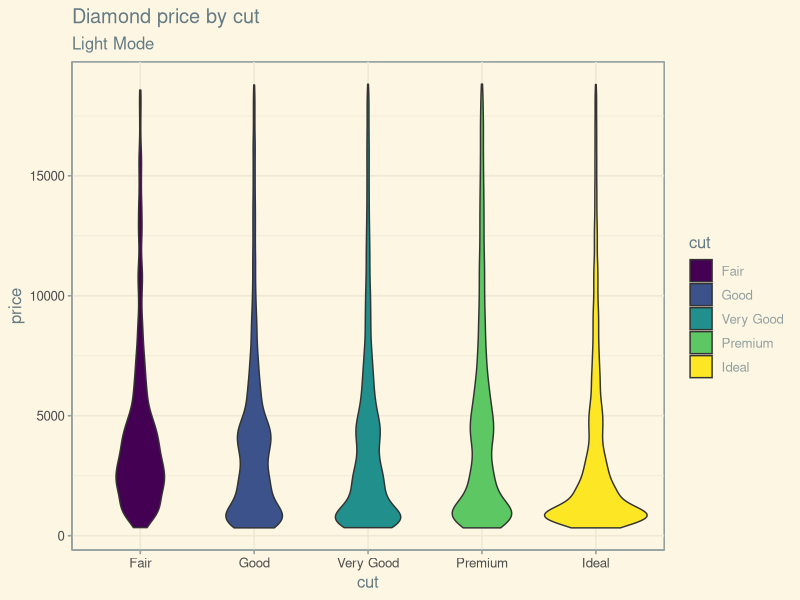
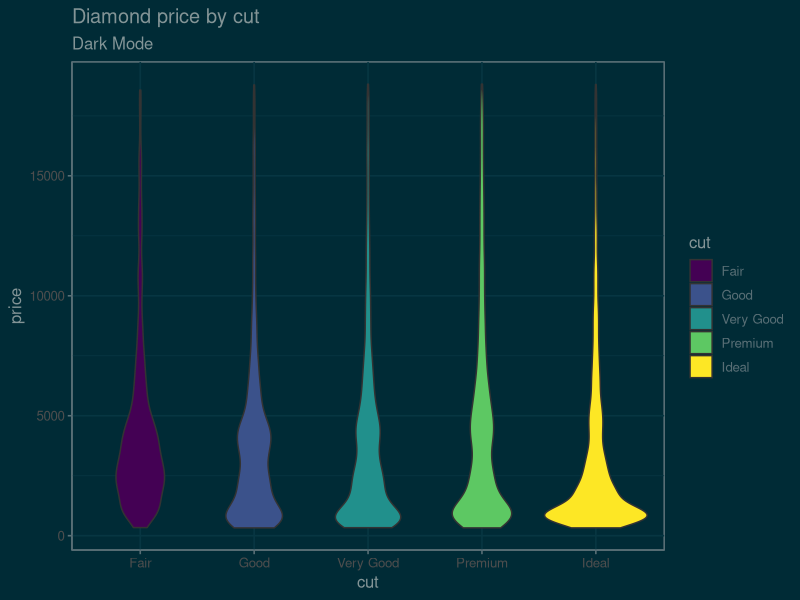
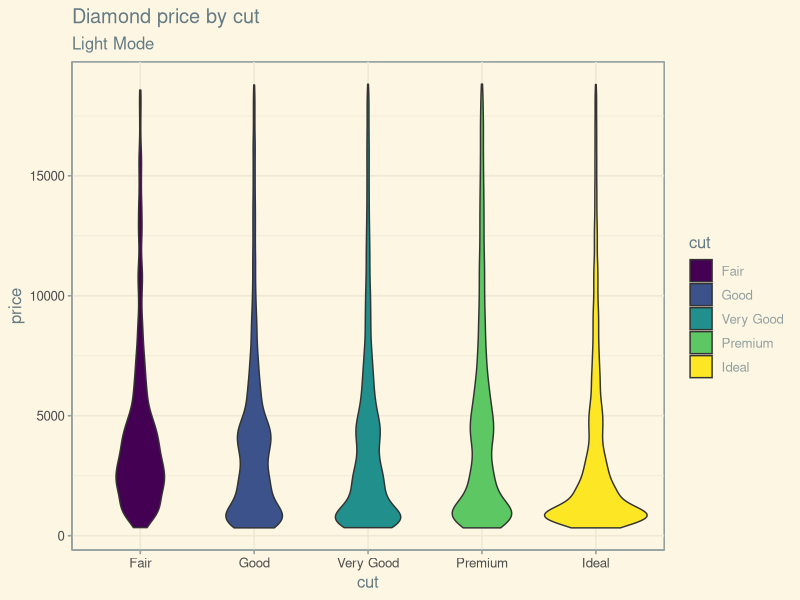
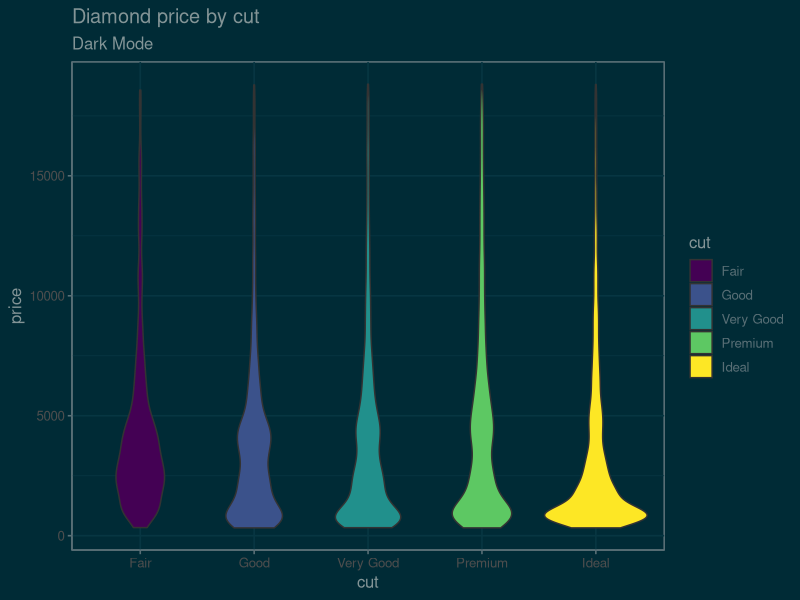
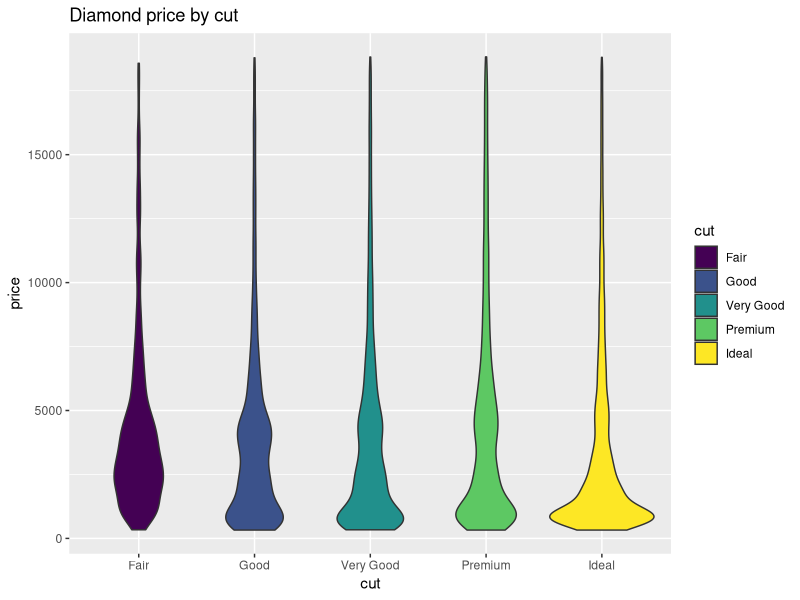
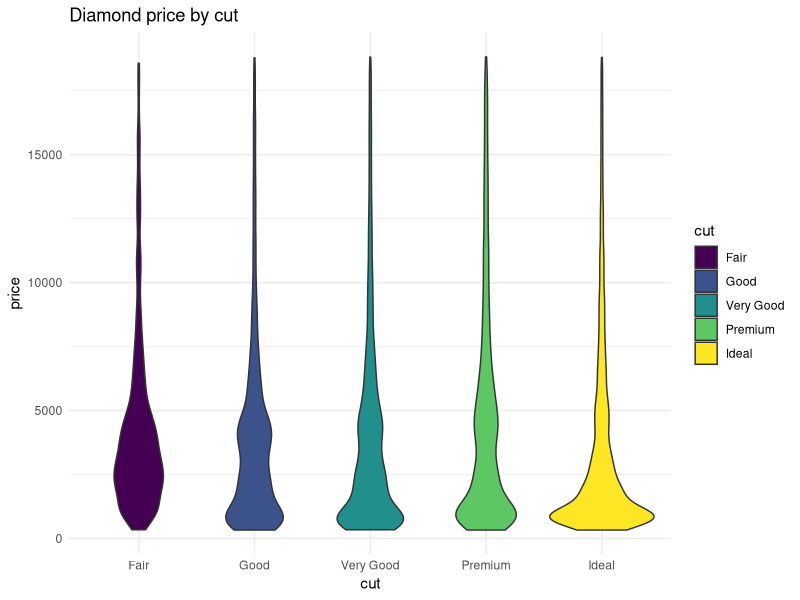
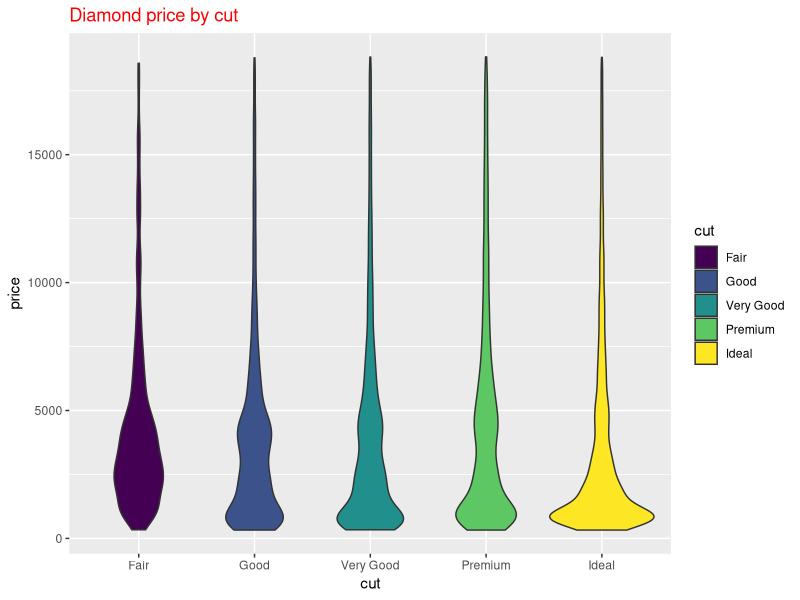

Recreate these plots in R, in order.
## ---- chunk 1
library(ggplot2)
library(ggthemes)
knitr::opts_chunk$set(
  gif.width = 8,
  fig.height = 3.5,
  out.width = "100%"
)
## ---- chunk 2
#| classes: light-mode
g <- ggplot(diamonds, aes(x = cut, y = price, fill = cut)) +
  geom_violin() +
  labs(title = "Diamond price by cut")

g + labs(subtitle = "Light Mode") + theme_solarized(light = TRUE)
## ---- chunk 3
#| classes: dark-mode
g + labs(subtitle = "Dark Mode") + theme_solarized(light = FALSE)
## ---- chunk 4
g <- ggplot(diamonds, aes(x = cut, y = price, fill = cut)) +
  geom_violin() +
  labs(title = "Diamond price by cut")
## ---- chunk 5
#| classes: light-mode

g + labs(subtitle = "Light Mode") + 
  theme_solarized(light = TRUE)
## ---- chunk 6
#| classes: dark-mode

g + labs(subtitle = "Dark Mode") + 
  theme_solarized(light = FALSE)
## ---- chunk 7
library(knitr)
knit_print.ggplot <- function (x, options, ...) {
  dark_theme = ggthemes::theme_solarized(light = FALSE)
  light_theme = ggthemes::theme_solarized(light = TRUE)

  orig_theme <- ggplot2::theme_get()
  on.exit(ggplot2::theme_set(orig_theme))

  # get html for light and dark
  knitr::asis_output('\n<div class="dark-mode">\n')
  
  ggplot2::theme_set(dark_theme)
  print(x)
  
  knitr::asis_output('</div>\n<div class="light-mode">\n')
  
  ggplot2::theme_set(light_theme)
  print(x)
  
  knitr::asis_output('</div>\n\n')
}
registerS3method("knit_print", "ggplot", knit_print.ggplot)
## ---- chunk 8
g
## ---- chunk 9
g + theme_minimal()
## ---- chunk 10
g + theme(plot.title = element_text(color = "red"))
